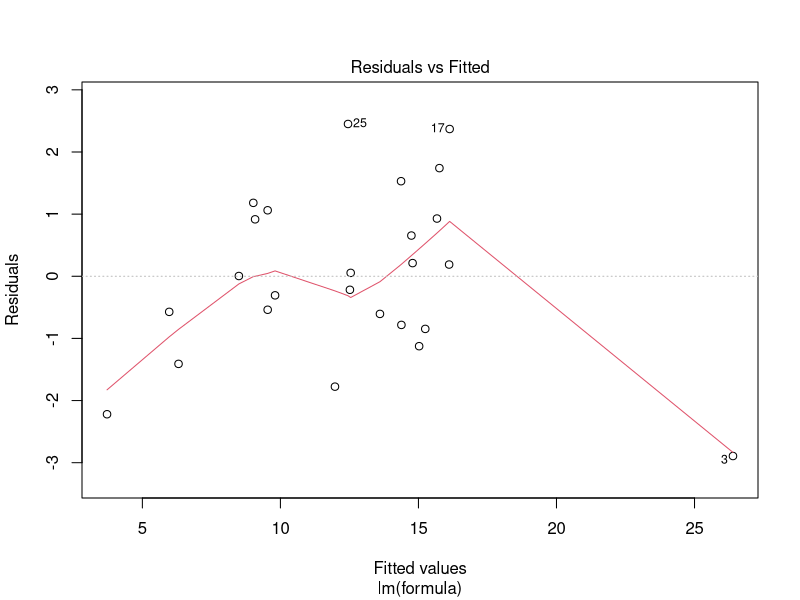
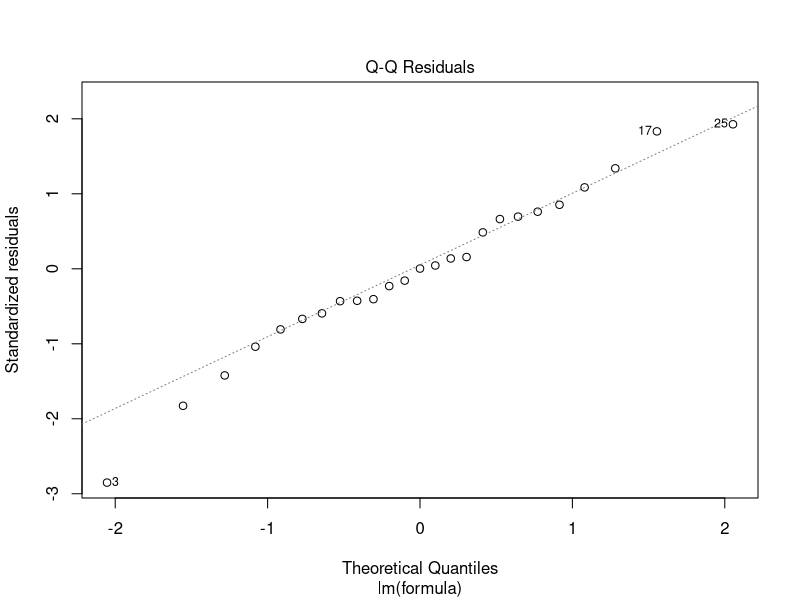
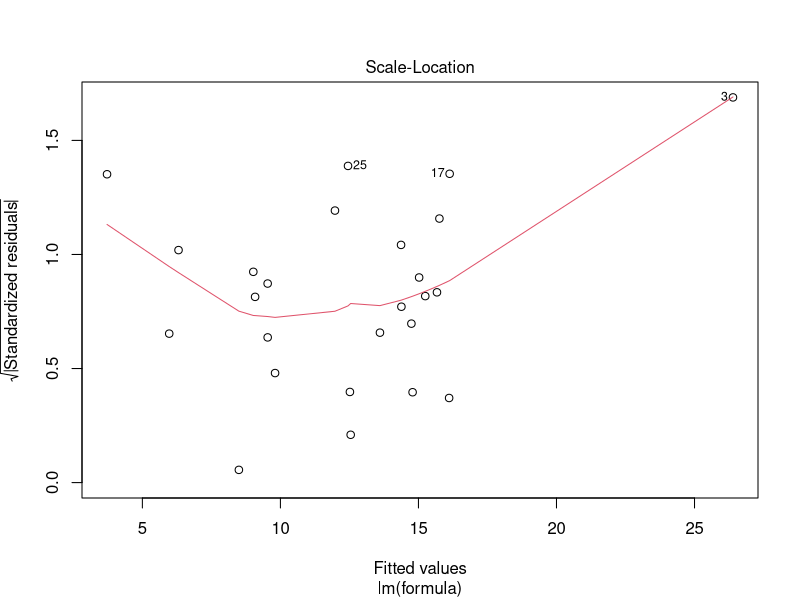
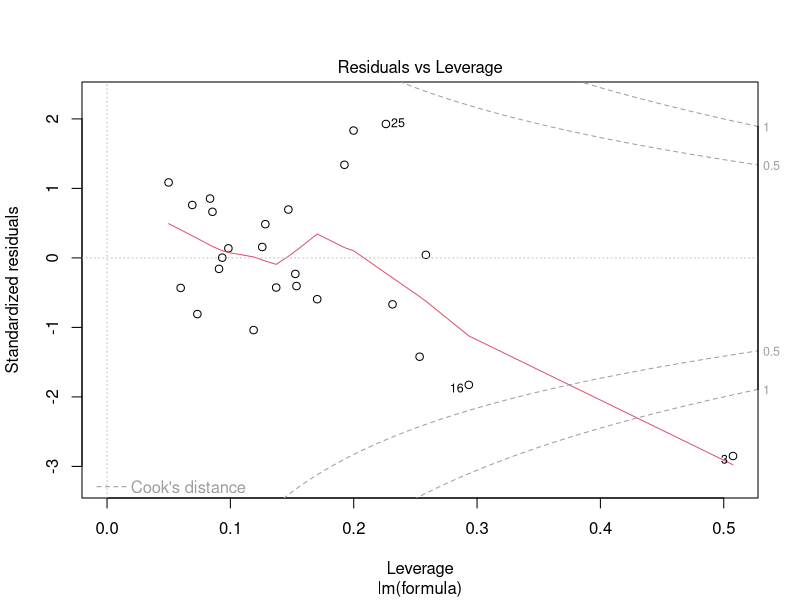

The R script that drew these images, in order:
library(readxl)
library(car)
library(lmtest)
library(MASS)
mlr02 <- read_excel("Datasets/mlr02.xls")

kuiper <- read_excel("Datasets/kuiper.xls")

cigarettes <- read.delim("Datasets/cigarettes.dat.txt", header=FALSE)
names(cigarettes) = c("Name", "Tar", "Nicotine", "Weight", "CO")

research_lin = function(formula) {
  res = lm(formula = formula)
  plot(res)
  print(summary(res))
  print(bptest(formula = res))
  #print(dwtest(formula = res))
}

research_aic = function(formula, upper) {
  res = lm(formula = formula) 
  step = stepAIC(res, scope = upper, direction = "both", trace = FALSE)
  print(summary(res))
  print(summary(step))
  print(bptest(formula = step))
  print(dwtest(formula = step))
}

#research_lin(kuiper$Price ~ kuiper$Mileage + kuiper$Liter + kuiper$Cruise + kuiper$Sound + kuiper$Leather)
#research_aic(formula = kuiper$Price ~ kuiper$Mileage + kuiper$Liter + kuiper$Cruise + kuiper$Sound + kuiper$Leather,
#             upper = ~ kuiper$Mileage + kuiper$Liter + kuiper$Cruise + kuiper$Sound + kuiper$Leather)

#research_lin(mlr02$X1 ~ mlr02$X2 + mlr02$X3)
research_lin(cigarettes$CO ~ cigarettes$Tar + cigarettes$Nicotine + cigarettes$Weight)

